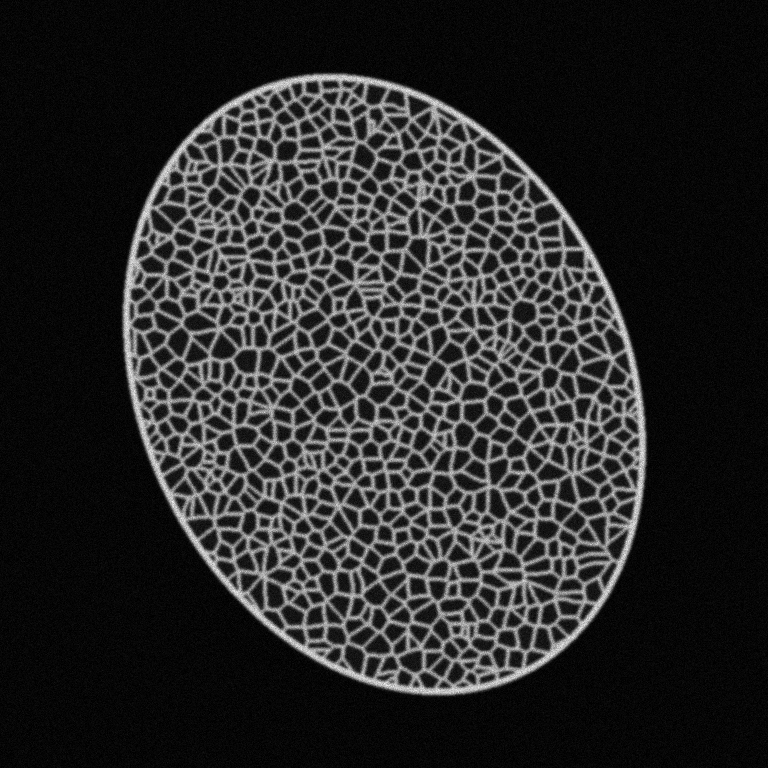
#> input picture example/synthetic_mesh.tif, 768 x 768 px
$ python lamin_mesh.py example/synthetic_mesh.tif
#> lines starting #> are read from the running program, lines starting #| are printed output that depends on the picture; after the words box and inside, x2 and y2 are one past the last pixel; in counts of white or black regions, pixels touching at a corner belong together
"""
Lamin A/C meshwork segmentation: outline filaments and measure enclosed (mesh-face) areas.

Pipeline
  1. Take the lamin (green) channel, normalize, light Gaussian denoise.
  2. Enhance thin bright filaments with a multiscale ridge filter (Sato) and combine
     with a local (adaptive) threshold -> binary filament mask.
  3. Build the nuclear mask (heavily smoothed signal, Otsu, fill holes) and erode it by
     EDGE_MARGIN px -> "analysis region". This excludes the dense rim at the outer edge.
  4. Mesh faces = connected components of NOT-filament inside the nucleus.
     Faces that touch/leave the analysis region are discarded (edge exclusion);
     faces smaller than MIN_AREA are discarded as noise.
  5. Report area (px^2 = arbitrary units), perimeter, equivalent diameter, circularity
     per face; save CSV, summary, and QC overlays.

Usage:  python lamin_mesh.py image.tif [--channel 1] [--out outdir]
"""
import argparse, os
import numpy as np
import pandas as pd
import tifffile
from scipy import ndimage as ndi
from skimage import filters, morphology, measure, segmentation, exposure, io, color

# ---- tunable parameters (pixels) ----
SMOOTH_SIGMA   = 1.0     # denoise before ridge detection
RIDGE_SIGMAS   = (1, 2, 3)  # filament half-widths to detect
LOCAL_BLOCK    = 51      # adaptive threshold window (odd)
MIN_FIL_OBJ    = 30      # drop filament specks smaller than this
MAX_PUNCTA     = 150     # isolated bright dots inside a face smaller than this are filled in
LOCAL_OFFSET   = 0.03    # added to local threshold for the tight filament mask (higher = thinner filaments, larger faces)
EDGE_MARGIN    = 25      # px eroded from nuclear boundary; faces must lie fully inside
MIN_AREA       = 20      # smallest mesh face kept (px^2)
PIXEL_SIZE     = 1.0     # units per px (1.0 = arbitrary units)


def load_channel(path, ch):
    im = tifffile.imread(path)
    if im.ndim == 3 and im.shape[-1] in (3, 4):
        im = im[..., ch]
    elif im.ndim == 3:
        im = im[ch]
    return exposure.rescale_intensity(im.astype(float), out_range=(0, 1))


def segment(g):
    gs = filters.gaussian(g, SMOOTH_SIGMA)

    # nucleus mask
    blur = filters.gaussian(g, 8)
    nuc = blur > filters.threshold_otsu(blur) * 0.6
    nuc = ndi.binary_fill_holes(morphology.binary_closing(nuc, morphology.disk(15)))
    lab = measure.label(nuc)
    nuc = lab == np.argmax(np.bincount(lab.ravel())[1:]) + 1  # largest object
    nuc = ndi.binary_fill_holes(nuc)
    core = morphology.binary_erosion(nuc, morphology.disk(EDGE_MARGIN))

    # (a) generous filament mask (ridge OR locally bright) -> guarantees faces are separated
    ridge = filters.sato(gs, sigmas=RIDGE_SIGMAS, black_ridges=False)
    ridge_mask = ridge > filters.threshold_otsu(ridge[nuc])
    local_thr = filters.threshold_local(gs, LOCAL_BLOCK)
    fil_wide = (ridge_mask | (gs > local_thr - 0.01)) & nuc
    fil_wide = morphology.remove_small_objects(fil_wide, MIN_FIL_OBJ)
    seeds = morphology.remove_small_holes(nuc & ~fil_wide, MAX_PUNCTA)
    seeds = morphology.remove_small_objects(measure.label(seeds, connectivity=1), MIN_AREA)

    # (b) watershed on intensity: basins meet on filament ridges, even where a filament is faint
    basins = segmentation.watershed(gs, markers=seeds, mask=nuc, watershed_line=True)

    # (c) tight filament mask -> face = basin minus filament core (area reaches filament edge)
    fil = ((ridge_mask & (gs > local_thr + LOCAL_OFFSET)) | (basins == 0)) & nuc
    lumen = basins * ~fil
    faces = np.zeros_like(basins)
    for r in measure.regionprops(lumen):
        sub = measure.label(r.image, connectivity=1)
        keep = sub == np.argmax(np.bincount(sub.ravel())[1:]) + 1      # main piece only
        holes = ndi.binary_fill_holes(keep) & ~keep                      # truly enclosed only
        keep |= holes & ~morphology.remove_small_objects(holes, MAX_PUNCTA)  # fill small puncta
        sl = faces[r.slice]; sl[keep] = r.label
    faces = morphology.remove_small_objects(faces, MIN_AREA)
    fil = nuc & (faces == 0)

    # edge exclusion: drop any face with pixels outside the eroded core
    outside = np.unique(faces[~core])
    faces[np.isin(faces, outside)] = 0
    faces, _, _ = segmentation.relabel_sequential(faces)
    return gs, nuc, core, fil, faces


def measure_faces(faces):
    props = measure.regionprops_table(
        faces, properties=("label", "area", "perimeter", "equivalent_diameter_area",
                           "eccentricity", "solidity", "centroid"))
    df = pd.DataFrame(props).rename(columns={
        "equivalent_diameter_area": "equiv_diameter",
        "centroid-0": "y", "centroid-1": "x"})
    df["area"] *= PIXEL_SIZE ** 2
    df["perimeter"] *= PIXEL_SIZE
    df["equiv_diameter"] *= PIXEL_SIZE
    df["circularity"] = 4 * np.pi * df.area / np.maximum(df.perimeter, 1e-9) ** 2
    return df


def save_qc(g, nuc, core, fil, faces, outdir):
    g8 = (g * 255).astype(np.uint8)
    base = np.dstack([g8 * 0, g8, g8 * 0])
    # 1. filament outlines
    o1 = base.copy()
    o1[segmentation.find_boundaries(fil, mode="inner")] = (255, 255, 255)
    io.imsave(os.path.join(outdir, "qc_filaments.png"), o1, check_contrast=False)
    # 2. measured faces coloured + analysis region outline
    lab_rgb = (color.label2rgb(faces, bg_label=0, bg_color=(0, 0, 0)) * 255).astype(np.uint8)
    o2 = np.where(faces[..., None] > 0, (0.55 * lab_rgb + 0.45 * base).astype(np.uint8), base)
    o2[segmentation.find_boundaries(faces, mode="outer") & (faces == 0)] = (255, 255, 0)
    o2[segmentation.find_boundaries(core)] = (255, 0, 0)
    o2[segmentation.find_boundaries(nuc)] = (0, 160, 255)
    io.imsave(os.path.join(outdir, "qc_faces.png"), o2, check_contrast=False)
    io.imsave(os.path.join(outdir, "face_labels.tif"), faces.astype(np.uint16), check_contrast=False)


def main():
    ap = argparse.ArgumentParser()
    ap.add_argument("image")
    ap.add_argument("--channel", type=int, default=1, help="0=R 1=G 2=B")
    ap.add_argument("--out", default=None)
    a = ap.parse_args()
    outdir = a.out or os.path.splitext(a.image)[0] + "_mesh"
    os.makedirs(outdir, exist_ok=True)

    g = load_channel(a.image, a.channel)
#> in load_channel, im is the input picture: shape (768, 768) uint16; min 0, max 65535, mean 10519
    gs, nuc, core, fil, faces = segment(g)
#> in segment, `nuc = blur > filters.threshold_otsu(blur) * 0.6`:
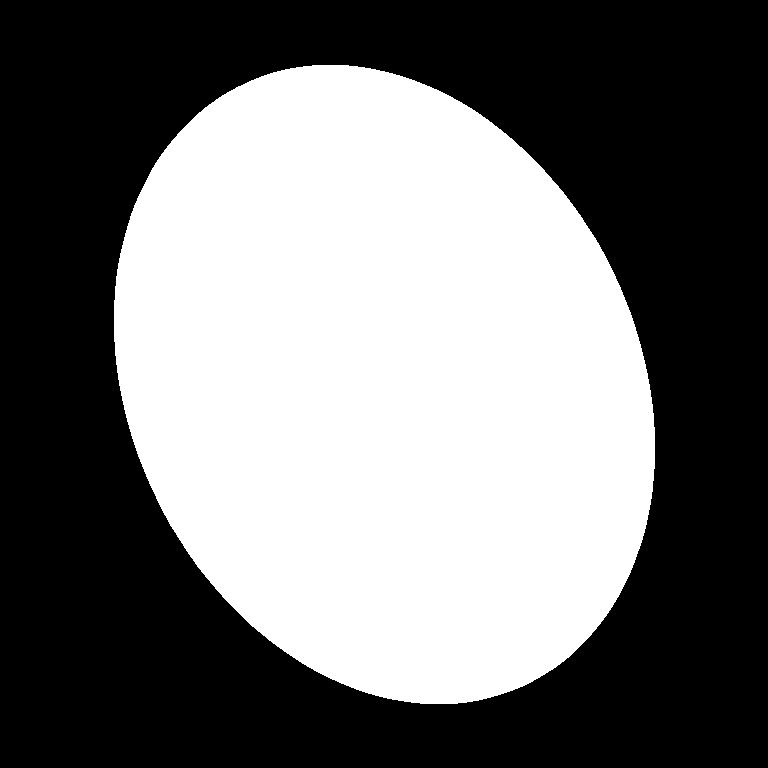
#> nuc: shape (768, 768) bool; 45.1% white; 1 white region, box (x1, y1, x2, y2) and area: (114, 65, 655, 704) 266047
#> in segment, `core = morphology.binary_erosion(nuc, morphology.disk(EDGE_MARGIN))`: core: shape (768, 768) bool; 37.6% white; 1 white region, box (x1, y1, x2, y2) and area: (139, 90, 630, 679) 221874
#> in segment, `ridge_mask = ridge > filters.threshold_otsu(ridge[nuc])`: ridge_mask: shape (768, 768) bool; 20.5% white; 1 white region, box (x1, y1, x2, y2) and area: (123, 74, 646, 695) 121024
#> in segment, `fil_wide = (ridge_mask | (gs > local_thr - 0.01)) & nuc`: fil_wide: shape (768, 768) bool; 22.8% white; 1 white region, box (x1, y1, x2, y2) and area: (122, 73, 647, 696) 134582
#> in segment, `seeds = morphology.remove_small_holes(nuc & ~fil_wide, MAX_PUNCTA)`: seeds: shape (768, 768) bool; 22.3% white; 885 white regions (19 under 20 px), largest, box (x1, y1, x2, y2) and area: (114, 65, 655, 704) 15509, (513, 302, 535, 324) 379, (235, 351, 256, 372) 354
#> in segment, `seeds = morphology.remove_small_objects(measure.label(seeds, connectiv..`: seeds: shape (768, 768) int32; 867 distinct labels, from 0 to 885
#> in segment, `basins = segmentation.watershed(gs, markers=seeds, mask=nuc, watershed..`:
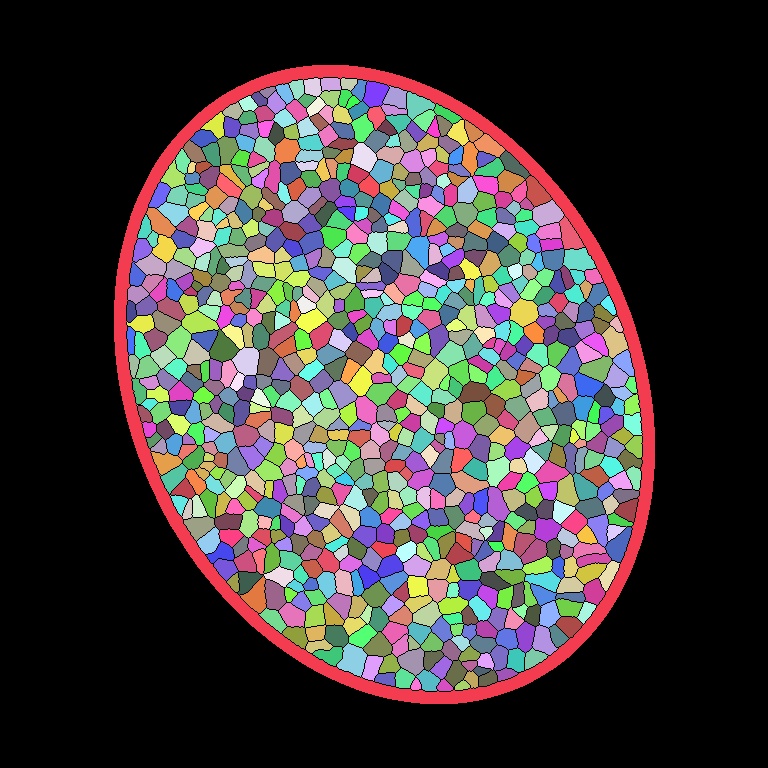
#> basins: shape (768, 768) int32; 867 distinct labels, from 0 to 885; one colour per label, 0 black
#> in segment, `fil = ((ridge_mask & (gs > local_thr + LOCAL_OFFSET)) | (basins == 0))..`: fil: shape (768, 768) bool; 19.1% white; 1 white region, box (x1, y1, x2, y2) and area: (123, 74, 646, 695) 112439
#> in segment, `lumen = basins * ~fil`:
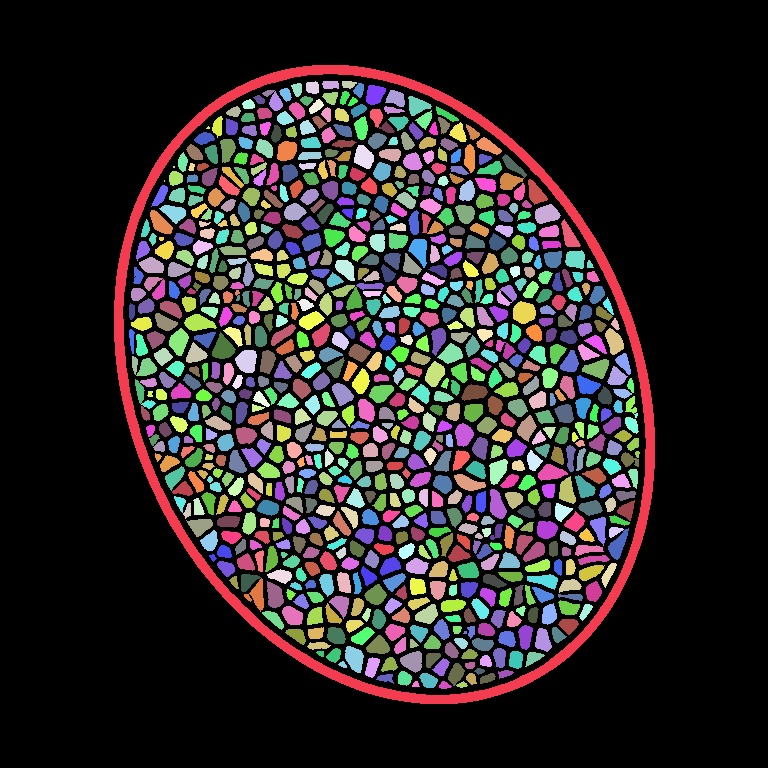
#> lumen: shape (768, 768) int32; 867 distinct labels, from 0 to 885; one colour per label, 0 black
#> in segment, `fil = nuc & (faces == 0)`:
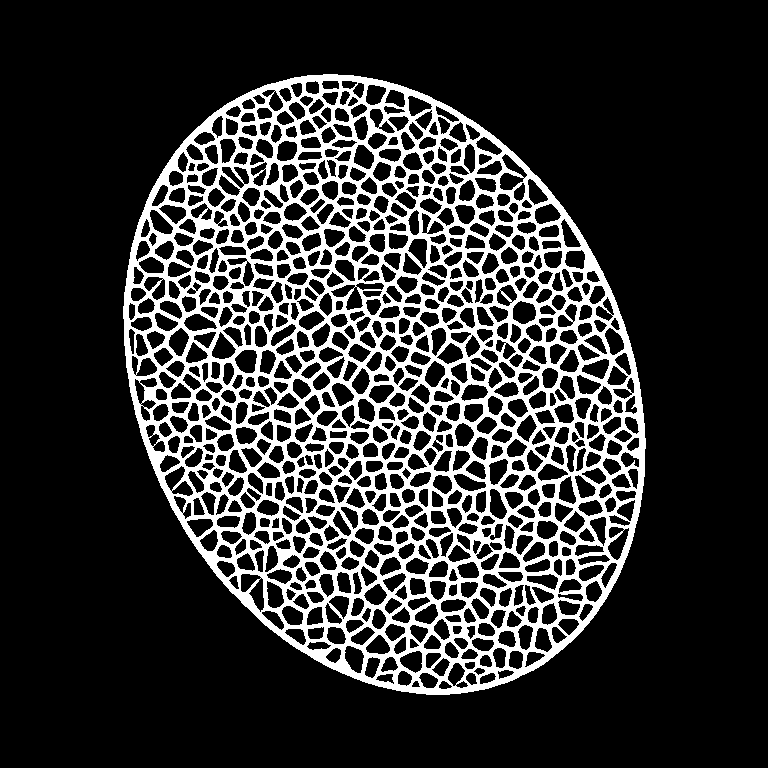
#> fil: shape (768, 768) bool; 19.2% white; 1 white region, box (x1, y1, x2, y2) and area: (123, 74, 646, 695) 112977
#> in segment, `outside = np.unique(faces[~core])`: outside = 117 values from 0 to 885
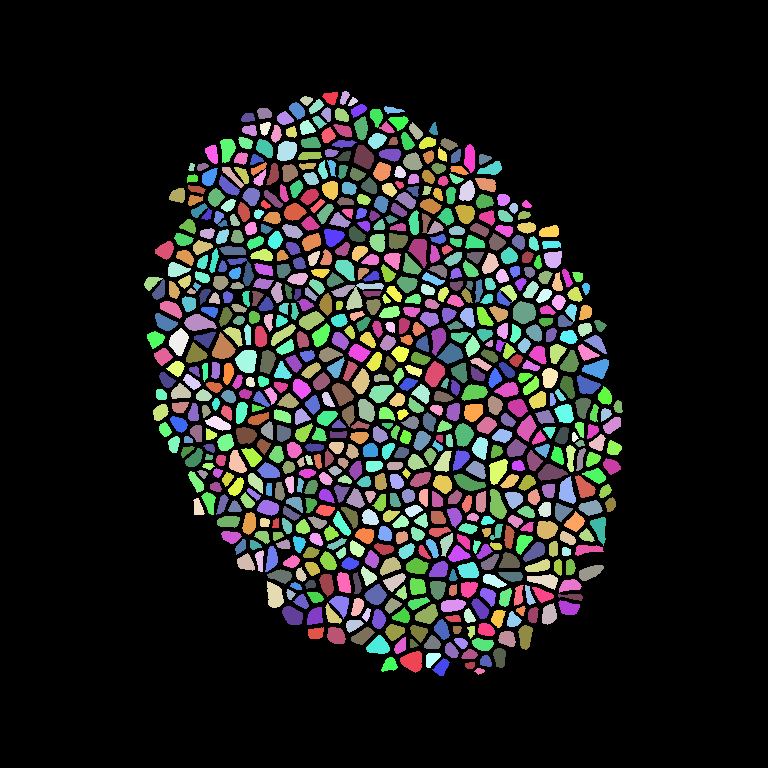
#> faces: shape (768, 768) int32; 751 distinct labels, from 0 to 750; one colour per label, 0 black
    df = measure_faces(faces)
#> in measure_faces, `props = measure.regionprops_table( faces, properties=("label", "area",..`: props = 8 items
#> in measure_faces, `df = pd.DataFrame(props).rename(columns={ "equivalent_diameter_area": ..`: df = table of 750 rows and 8 columns
#> df = table of 750 rows and 9 columns
    df.to_csv(os.path.join(outdir, "mesh_faces.csv"), index=False)
    save_qc(g, nuc, core, fil, faces, outdir)
#> in save_qc, `o1[segmentation.find_boundaries(fil, mode="inner")] = (255, 255, 255)`:
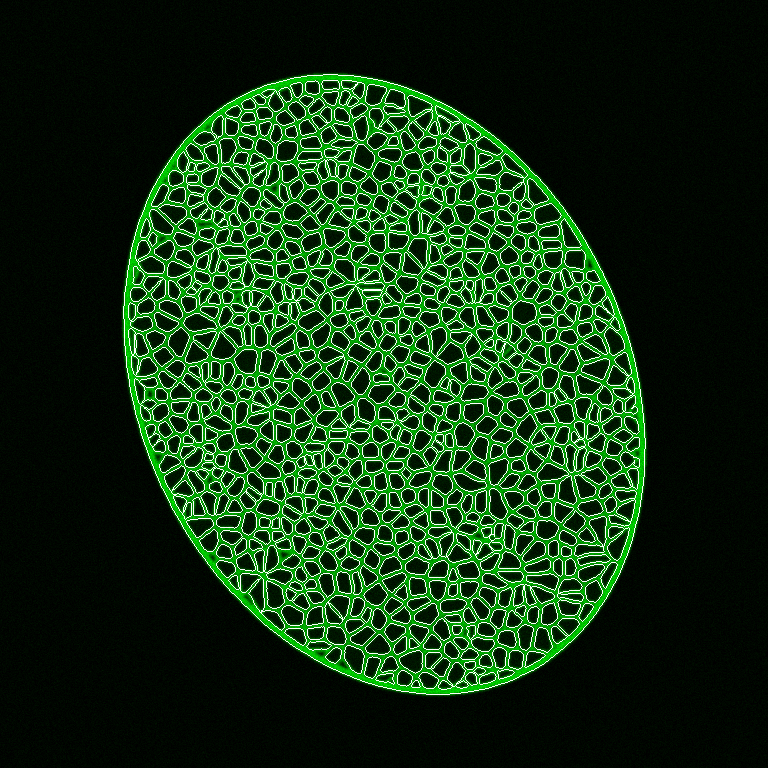
#> o1: shape (768, 768, 3); mean of channels 0, 1, 2 17.7, 50, 17.7; drawn as R, G, B
#> in save_qc, `io.imsave(os.path.join(outdir, "face_labels.tif"), faces.astype(np.uin..`:
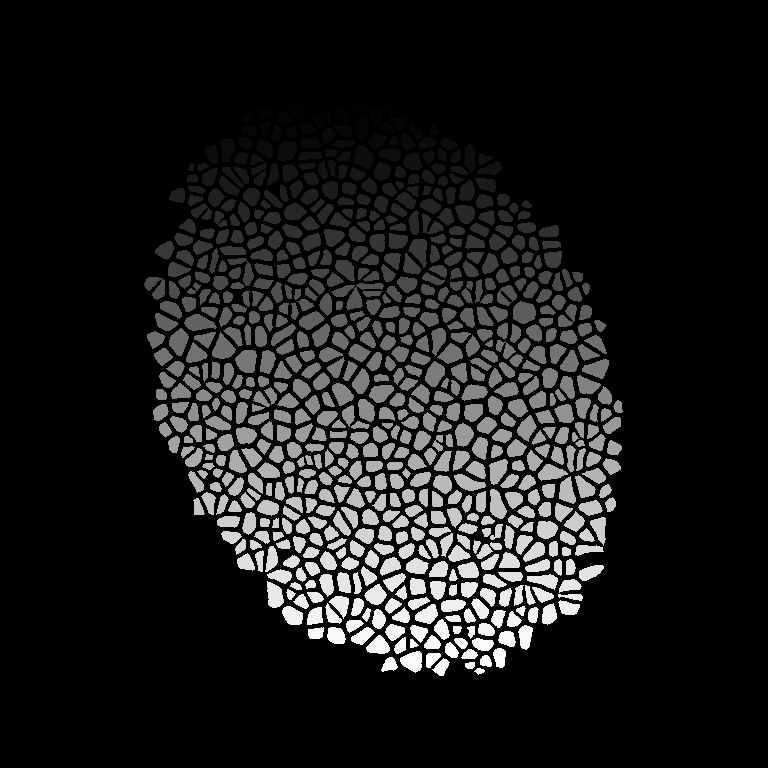
#> saved as face_labels.tif: shape (768, 768) uint16; min 0, max 750, mean 76.6; drawn with min black and max white

    s = df.area.describe()
    summary = (f"faces measured: {len(df)}\n"
               f"area (a.u.): mean {s['mean']:.1f}, median {s['50%']:.1f}, "
               f"SD {s['std']:.1f}, min {s['min']:.0f}, max {s['max']:.0f}\n"
               f"total face area: {df.area.sum():.0f}; analysis region: {core.sum()*PIXEL_SIZE**2:.0f}; "
               f"filament fraction in region: {(fil & core).sum()/core.sum():.3f}\n")
    open(os.path.join(outdir, "summary.txt"), "w").write(summary)
    print(summary + f"outputs -> {outdir}")
#| faces measured: 750
#| area (a.u.): mean 155.7, median 146.0, SD 65.7, min 37, max 409
#| total face area: 116741; analysis region: 221874; filament fraction in region: 0.436
#| outputs -> example/synthetic_mesh_mesh


if __name__ == "__main__":
    main()
